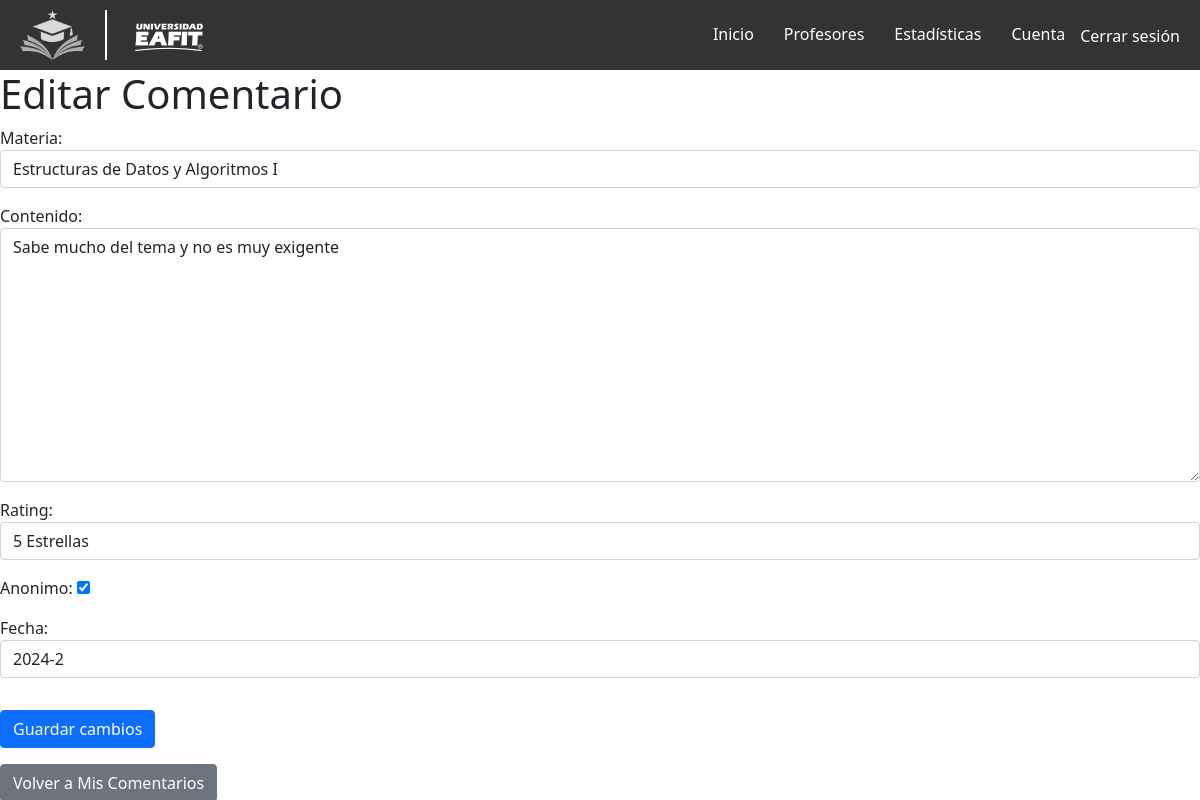
Screenshot of /edit_review/30/ (signed in) with the database file from the repository.
### review/models.py (models this page shows, shortened)
class Comentario(models.Model):
    SEMESTRES = [
        ('2024-2', '2024-2'),
        ('2024-1', '2024-1'),
        ('2023-2', '2023-2'),
        ('2023-1', '2023-1'),
        ('2022-2', '2022-2'),
        ('2022-1', '2022-1'),
        ('2021-2', '2021-2'),
        ('2021-1', '2021-1'),
    ]
    profesor = models.ForeignKey('profesores.Profesor', related_name='comentarios', on_delete=models.CASCADE)
    materia = models.ForeignKey(
        'profesores.Materia',
        related_name='comentarios',
        on_delete=models.SET_NULL,  # Si se elimina una materia, dejar como NULL
        null=True,  # Permite valores nulos
        blank=True  # Permite que el formulario deje el campo vacío
    )
    usuario = models.ForeignKey(User, on_delete=models.CASCADE)
    contenido = models.TextField()
    fecha = models.CharField(max_length=7, choices=SEMESTRES, default='2024-2')
    rating = models.IntegerField(choices=((1, '1 Estrella'), (2, '2 Estrellas'),
                                          (3, '3 Estrellas'), (4, '4 Estrellas'),
                                          (5, '5 Estrellas')), default=1)
    aprobado_por_ia = models.BooleanField(default=False)
    anonimo = models.BooleanField(default=False)

### review/views.py (the view)
# urls.py: path('edit_review/<int:comentario_id>/', reviewViews.edit_review, name='edit_review'),
@login_required
def edit_review(request, comentario_id):
    from review.forms import ComentarioForm
    facade = ComentarioFacade()
    comentario = get_object_or_404(Comentario, id=comentario_id)
    if comentario.usuario != request.user and not request.user.is_staff:
        return HttpResponseForbidden()
    if request.method == 'POST':
        form = ComentarioForm(request.POST, instance=comentario, profesor=comentario.profesor)
        if form.is_valid():
            exito, comentario_editado, mensaje = facade.editar_comentario(
                comentario_id=comentario_id,
                usuario=request.user,
                nuevos_datos=form.cleaned_data
            )
            if exito:
                messages.success(request, mensaje)
                return redirect('mis_comentarios', user_id=request.user.id)
            else:
                messages.error(request, mensaje)
    else:
        form = ComentarioForm(instance=comentario, profesor=comentario.profesor)
    return render(request, 'review/edit_review.html', {
        'form': form,
        'comentario': comentario,
        'usuario': request.user
    })

### review/forms.py
class ComentarioForm(forms.ModelForm):
    anonimo = forms.BooleanField(required=False)
    class Meta:
        model = Comentario
        fields = ['materia', 'contenido', 'rating', 'anonimo', 'fecha']
    def __init__(self, *args, **kwargs):
        profesor = kwargs.pop('profesor', None)  # Recibe el profesor desde la vista
        super().__init__(*args, **kwargs)
        if profesor:
            self.fields['materia'].queryset = profesor.materias.all()
        self.fields['materia'].widget.attrs.update({'class': 'form-control'})
        self.fields['contenido'].widget.attrs.update({'class': 'form-control'})
        self.fields['rating'].widget.attrs.update({'class': 'form-control'})
        self.fields['fecha'].widget.attrs.update({'class': 'form-control'})
    '''def clean_rating(self):
        rating = self.cleaned_data.get('rating')
        if rating == 0:
            raise forms.ValidationError("Por favor, seleccione una calificación válida.")
        return rating'''

### profesores/models.py (called while the page is built)
    def __str__(self):
        return f"{self.nombre}"

### review/templates/review/edit_review.html (shortened to what this page needs)
{% extends 'base_generic.html' %}
{% block content %}
<link href="https://cdn.jsdelivr.net/npm/bootstrap@5.1.3/dist/css/bootstrap.min.css" rel="stylesheet">
<h1>Editar Comentario</h1>
<form method="POST">
    {{ form.as_p }}
    <button type="submit" class="btn btn-primary mt-3">Guardar cambios</button>
</form>
<a href="{% url 'mis_comentarios' usuario.id %}" class="btn btn-secondary mt-3">Volver a Mis Comentarios</a>
{% endblock %}

### templates/base_generic.html (style rules this page uses)
body { font-family: Arial, sans-serif; }

### rows the page displays
Comentario: materia "Estructuras de Datos y Algoritmos I", contenido "Sabe mucho del tema y no es muy exigente", rating "5 Estrellas", anonimo "☑", fecha "2024-2"
